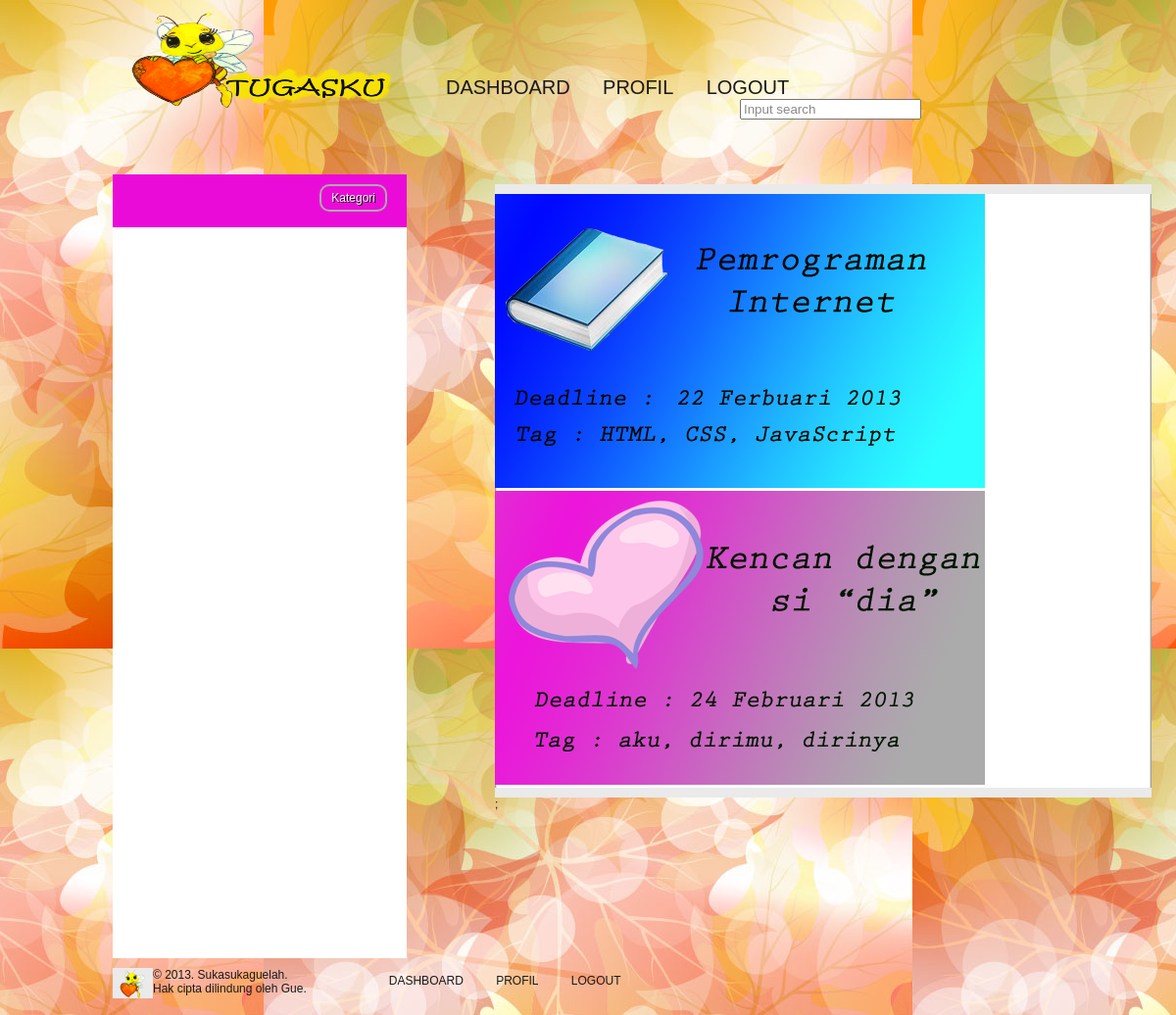
Before: /dashboard.php (signed in) with the older database file.
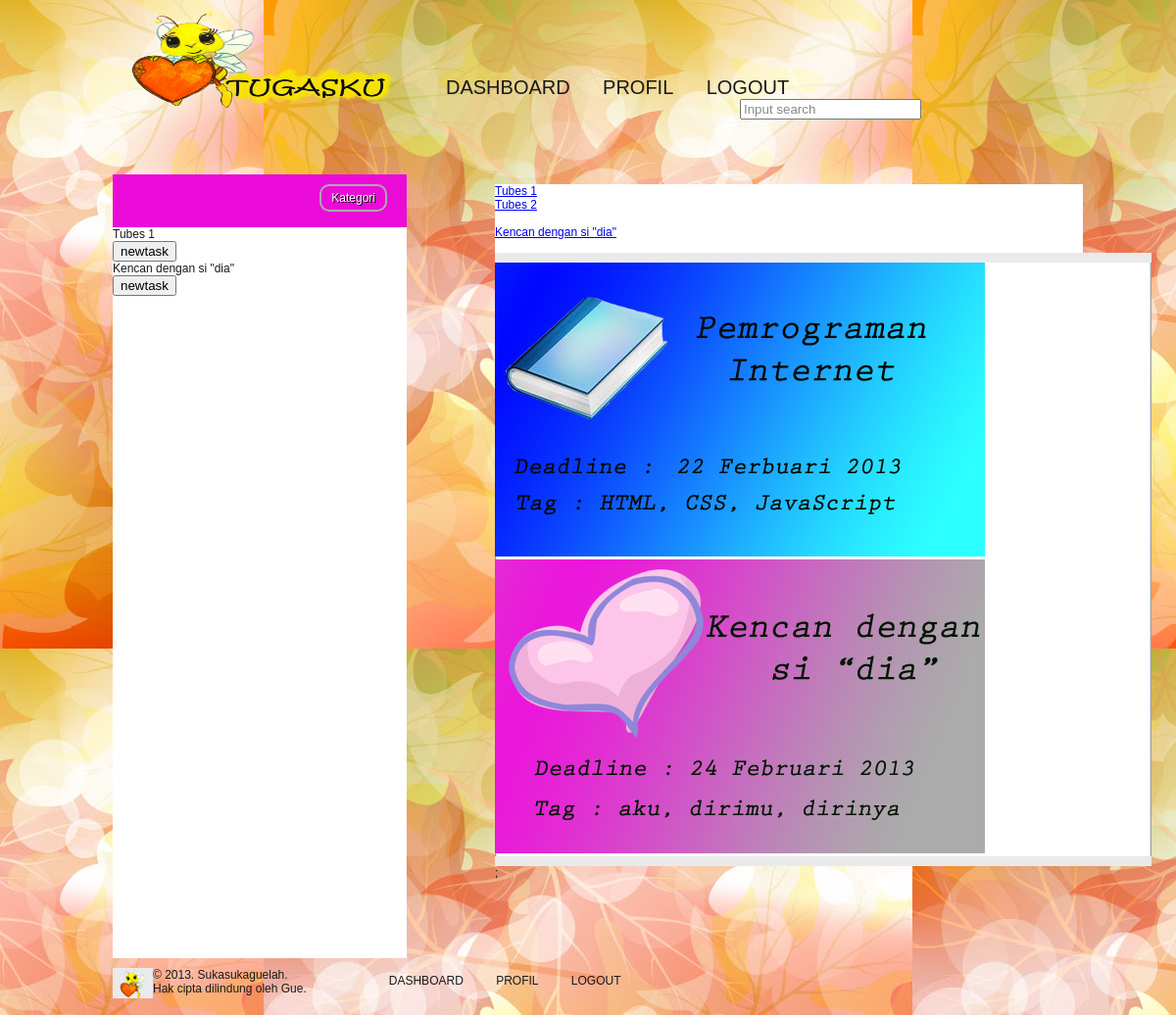
After: the same page with the newer database file.
### tables this page shows
CREATE TABLE IF NOT EXISTS `tasks` (
  `id` int(11) NOT NULL AUTO_INCREMENT,
  `name` varchar(50) NOT NULL,
  `creator` int(11) NOT NULL,
  `timestamp` datetime NOT NULL,
  `deadline` datetime NOT NULL,
  `category` int(11) NOT NULL,
  PRIMARY KEY (`id`),
  KEY `tasks_ibfk1` (`creator`),
  KEY `tasks_ibfk2` (`category`)
);

### dashboard.php (the view, shortened to what this page needs)
<?php
$host="localhost";
$username="progin";
$password="progin";
$db_name="progin_405_13510011";
$con=mysqli_connect($host,$username,$password,$db_name);
$result=mysqli_query($con,"SELECT DISTINCT `category` FROM `tasks`");
$cats=mysqli_num_rows($result);
?>
<!DOCTYPE html>
<html xmlns="http://www.w3.org/1999/xhtml">
	<head>
		<link rel="stylesheet" type="text/css" href="style.css" title="style1" />
		<link rel="stylesheet" type="text/css" href="style2.css" title="style2" />
	</head>
	<body id="dashboardbackground">
		<div id="wrapper">
			<div id="header">
				<div id="logo">
					<a href="dashboard.php"><img src="images/logo.png" alt="Logo" width="300" height="100" /></a>
				</div>
				<div id="menu">
					<ul>
						<li id="menudb"><a href="dashboard.php">DASHBOARD</a></li>
						<li id="menuprof"><a href="profil.php">PROFIL</a></li>
						<li id="menulo"><a href="logout.php">LOGOUT</a></li>
					</ul>
                                    <div class ="searchoption">
                                        <input class="searchbox" type="text" value="Input search" onfocus="searchFocus(this)" onblur="searchBox(this)" />
                                    </div>
                                 </div>
			</div>
			<div id="main2">
                            <div id ="dashboardcontainer">
                                <div id ="staticcomponentlist">
                                    <div class ="letterpanel">
                                    <a href="#login_form" id="login_pop">Kategori</a>
                                    </div>
                                    <?php
									$id = $_SESSION['id'];
									$result1=mysqli_query($con,"SELECT * FROM `tasks` WHERE creator='$id'");
									while ($row=mysqli_fetch_array($result1)) {
                                    ?>
                                    <div onmouseover="javascript:showtask(<?php echo $row['category'];?>,<?php echo $cats;?>);"><?php echo $row['name'];?></div>
                                    <a href ="post.php"><input id ="newtask" type="button" name="Tugas Baru" value="newtask"/></a>
                                    <?php
									}
                                    ?>
                                </div>
                                <div id="rincian">
									<?php
									for ($idc=1; $idc<=$cats; $idc++) {
										echo "<div id='".$idc."'>";
										$result3=mysqli_query($con,"SELECT * FROM `tasks` WHERE category='$idc'");
										while ($task=mysqli_fetch_array($result3)) {
									?>
									<a href="rinciantugas.php?id=<?php echo $task['id'];?>"><?php echo $task['name']?></a><br />
									<?php
										}
										echo "<br /></div>";
									}
									?>
                                    <div class="atas"></div>
									<div class="tengah"><img src ="images/ProginBig.png" alt="task" />
									<img src ="images/DateBig.png" alt="tasklv" /></div>
									<div class="bawah"></div>;
								</div>
				</div>
		<div id="footer">
				<div id="little">
				</div>
				<div id="siteinfo">
					&copy; 2013. Sukasukaguelah.<br />
					Hak cipta dilindung oleh Gue.
				</div>
				<div id="botlink">
				<ul>
					<li><a href="dashboard.php">DASHBOARD</a></li>
					<li><a href="profil.php">PROFIL</a></li>
					<li><a href="javascript:void(0)" onclick="validateLogout()">LOGOUT</a></li>
				</ul>
				</div>
                </div>
		</div>
                </div>
	</body>
</html>

Changed rows visible on the page:
added tasks: name "Tubes 1"
added tasks: name "Kencan dengan si \"dia\""
added tasks: name "Tubes 2"
